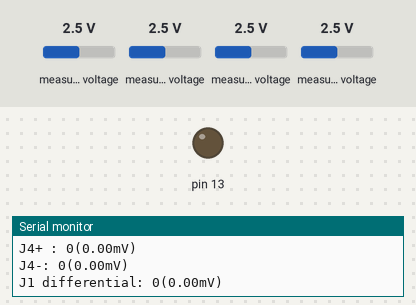
A sketch run on a simulated Arduino Uno, built with avr-gcc and run on an emulated ATmega328P. On the bench: output pins drawn as LEDs (lit = HIGH), the last lines printed to the serial monitor. The inputs (shaded band) are chosen by the test bench; at power-on: measured voltage 2.5 V. The local clock reads 2024-03-15 10:24:30 at power-on unless the sketch sets it; storage starts empty.

Above: at 0.7 s.
At 4.0 s:
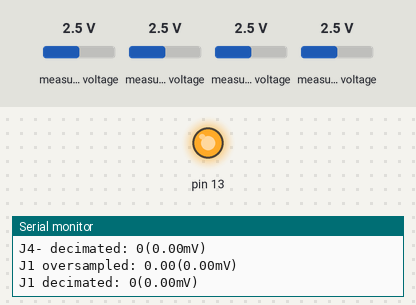
Timing chart, 0 to 6.6 s (numbered marks = the images above):
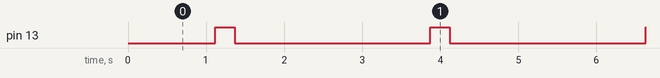

The sketch:

test-oversample-decimation.ino
```cpp
//edits: 12/13/2022 fixed subtraction error with J4 oversampling calculation; create .csv not .txt; fix oversampling issue re: dividing by sampleRate+1

#include <SPI.h>
#include <SD.h>
#include <Wire.h>
#include "RTClib.h"
#include "SdFat.h"
#include <Adafruit_ADS1X15.h> //ADC

#define FILE_NAME "over_dec.csv" //KEEP THIS AT OR UNDER 8 CHARACTERS DUMMY
#define ADS1015_GAIN 2
#define ADS1115_GAIN 0.03125
#define ADS1115_GAIN_DEC 0.0078125 //0.00390625 //e.g. sampleRate of 16 == GAIN_SIXTEEN

RTC_DS3231 rtc; //construct RTC
Adafruit_ADS1015 ads1015;  // Construct an ads1015
Adafruit_ADS1115 ads1115;  // Construct an ads1115

File datafile;

int delayTime = 1500; //take a reading every X/1000 seconds (plus delayBlink time)
int delayBlink = 250; //blink on/off every X/1000 seconds
//int sampleRate = 256; //16, (32) 64, (128) 256
int sampleRate = 16;
int sampleBit = 2; // 4 = 1, 16 = 2, 64 = 3, 256 = 4

//set variables for oversampling
float average_samples_one;
int over_samples_one;
uint16_t sum_samples_one;
uint16_t dec_samples_one;

float average_samples_plus;
int over_samples_plus;
uint16_t sum_samples_plus;
uint16_t dec_samples_plus;

float average_samples_minus;
int over_samples_minus;
uint16_t sum_samples_minus;
uint16_t dec_samples_minus;

// set rtc date and time timestamp to sd card
void dateTime(uint16_t* date, uint16_t* time) {
  DateTime now = rtc.now();

  // return date using FAT_DATE macro to format fields
  *date = FAT_DATE(now.year(), now.month(), now.day());

  // return time using FAT_TIME macro to format fields
  *time = FAT_TIME(now.hour(), now.minute(), now.second());
}


void setup()
{
  // initialize digital pin 13 as an output (blink)
  pinMode(13, OUTPUT);
  Serial.begin(9600);
  while (!Serial) {
    ; // wait for serial port to connect. Needed for native USB port only
  }

  Serial.print("Initializing SD card...");

  // setup SD card
  if (!SD.begin(4)) {
    Serial.println("sd card initialization failed!");
    while (1);
  }
  Serial.println("sd card initialization done.");

  // If file already exists, don't add a header. If it doesn't exist, then write a header.
  if (SD.exists(FILE_NAME)) {
    Serial.println("File exists, opening file...");
  } else {
    Serial.println("File doesn't exist, creating file and adding header");
    Serial.println("Opening file...");
    datafile = SD.open(FILE_NAME, FILE_WRITE);
    Serial.println("Writing header...");
    datafile.println("Date,Time,J1 diff (mV),J1 oversampled (mV),J2+ (mV),J3 diff (mV),J4 oversampled (mV), J4 (mV), J4+ (mV),J4- (mV), J4+ oversampled (mV),J4- oversampled (mV),J1 decimated (mV),J4+ decimated (mV),J4- decimated (mV),Coin battery (mV))");
    datafile.close();
    Serial.println("done.");
  }

  // setup RTC module
  //rtc.begin(0x68); RTC address is 0x68
  if (! rtc.begin()) {
    Serial.println("Couldn't find RTC");
    Serial.flush();
    while (1) delay(10);
  }

  // RUN THIS FIRST TIME to set the time on the RTC, then comment out and re-upload to avoid re-setting time to compilation date and time each time
  //rtc.adjust(DateTime(F(__DATE__), F(__TIME__)));

  if (rtc.lostPower()) {
    Serial.println("RTC lost power, let's set the time!");
    // When time needs to be set on a new device, or after a power loss, the following line sets the RTC to the date & time this sketch was compiled
    rtc.adjust(DateTime(F(__DATE__), F(__TIME__)));
  }

  //                                                                ADS1015  ADS1115
  //                                                                -------  -------
  // ads.setGain(GAIN_TWOTHIRDS);  // 2/3x gain +/- 6.144V  1 bit = 3mV      0.1875mV (default)
  // ads.setGain(GAIN_ONE);        // 1x gain   +/- 4.096V  1 bit = 2mV      0.125mV
  // ads.setGain(GAIN_TWO);        // 2x gain   +/- 2.048V  1 bit = 1mV      0.0625mV
  // ads.setGain(GAIN_FOUR);       // 4x gain   +/- 1.024V  1 bit = 0.5mV    0.03125mV
  // ads.setGain(GAIN_EIGHT);      // 8x gain   +/- 0.512V  1 bit = 0.25mV   0.015625mV
  // ads.setGain(GAIN_SIXTEEN);    // 16x gain  +/- 0.256V  1 bit = 0.125mV  0.0078125mV

   //Setup ADC 1015
    Serial.println("Getting differential reading from AIN0 (P) and AIN1 (N)");
    Serial.println("ADC Range: +/- 4.096V (1 bit = 2mV)");
    ads1015.setGain(GAIN_ONE); //set Gain for ADC 1015
    ads1015.begin(0x48); // Initialize ads1015 at the default address 0x48

   //Setup ADC 1115
   Serial.println("Getting differential reading from AIN0 (P) and AIN1 (N)");
   Serial.println("ADC Range: +/- 1.024V (1 bit = 0.03125mV)");
   ads1115.setGain(GAIN_FOUR); //set Gain for ADC 1115
   ads1115.begin(0x49);  // Initialize ads1115 at address 0x49
   ///12.288 / 65536 *1000
}

void loop()
{
  DateTime now = rtc.now();
    //date
    Serial.print(now.year(), DEC);
    Serial.print('/');
    Serial.print(now.month(), DEC);
    Serial.print('/');
    Serial.print(now.day(), DEC);
    Serial.print(", ");
    //time
    Serial.print(now.hour(), DEC);
    Serial.print(':');
    Serial.print(now.minute(), DEC);
    Serial.print(':');
    Serial.print(now.second(), DEC);
    Serial.println();

  // Set file date and time on sd card ("last modified")
  SdFile::dateTimeCallback(dateTime);

  // open the file. note that only one file can be open at a time,
  // so you have to close this one before opening another.
  datafile = SD.open(FILE_NAME, FILE_WRITE);

  // if the file opened okay, write to it:
  if (datafile){
    Serial.println("Writing to SD Card...");
    //date
    datafile.print(now.year(), DEC);
    datafile.print('/');
    datafile.print(now.month(), DEC);
    datafile.print('/');
    datafile.print(now.day(), DEC);
    datafile.print(',');
    //time
    datafile.print(now.hour(), DEC);
    datafile.print(':');
    datafile.print(now.minute(), DEC);
    datafile.print(':');
    datafile.print(now.second(), DEC);
    datafile.print(',');

    // Read ADC1015 inputs
    int16_t adc1_1, adc1_2, adc1_diff;
    adc1_1 = ads1015.readADC_SingleEnded(2); // Read A2
    Serial.print("J2+ : "); Serial.print(adc1_1); Serial.print("("); Serial.print(adc1_1 * ADS1015_GAIN); Serial.println("mV)");
    adc1_2 = ads1015.readADC_SingleEnded(3); // Read A3
    Serial.print("coin batt : "); Serial.print(adc1_2); Serial.print("("); Serial.print(adc1_2 * ADS1015_GAIN); Serial.println("mV)");
    adc1_diff = ads1015.readADC_Differential_0_1(); //Read A0/A1 differential
    Serial.print("J3 differential: "); Serial.print(adc1_diff); Serial.print("("); Serial.print(adc1_diff * ADS1015_GAIN); Serial.println("mV)");

    // Read ADC1115 inputs
    int16_t adc2_1, adc2_2, adc2_diff;
    adc2_1 = ads1115.readADC_SingleEnded(2);
    Serial.print("J4+ : "); Serial.print(adc2_1); Serial.print("("); Serial.print(adc2_1 * ADS1115_GAIN); Serial.println("mV)");
    adc2_2 = ads1115.readADC_SingleEnded(3);
    Serial.print("J4-: "); Serial.print(adc2_2); Serial.print("("); Serial.print(adc2_2 * ADS1115_GAIN); Serial.println("mV)");
    adc2_diff = ads1115.readADC_Differential_0_1();
    Serial.print("J1 differential: "); Serial.print(adc2_diff); Serial.print("("); Serial.print(adc2_diff * ADS1115_GAIN); Serial.println("mV)");

    // Oversampling J1+
    over_samples_one = sampleRate; //or do 64/256
    sum_samples_one = 0;
    for(int i = 0; i < over_samples_one; i++){
      int a = ads1115.readADC_Differential_0_1();
      //Serial.print(a);
      sum_samples_one += a;
      dec_samples_one = sum_samples_one >> sampleBit;
    }
    average_samples_one = sum_samples_one / over_samples_one;

    // Oversampling J4+
    over_samples_plus = sampleRate; //or do 64/256
    sum_samples_plus = 0;
    for(int i = 0; i < over_samples_plus; i++){
      int a = ads1115.readADC_SingleEnded(2);
      //Serial.print(a);
      sum_samples_plus += a;
      dec_samples_plus = sum_samples_plus >> sampleBit;
    }
    average_samples_plus = sum_samples_plus / over_samples_plus;

    // Oversampling J4-
    over_samples_minus = sampleRate; //or do 64/256
    sum_samples_minus = 0;
    for(int i = 0; i < over_samples_minus; i++){
      int a = ads1115.readADC_SingleEnded(3);
      //Serial.print(a);
      sum_samples_minus += a;
      dec_samples_minus = sum_samples_minus >> sampleBit;
    }
    average_samples_minus = sum_samples_minus / over_samples_minus;

    Serial.print("J4+ oversampled: "); Serial.print(average_samples_plus); Serial.print("("); Serial.print(average_samples_plus * ADS1115_GAIN); Serial.println("mV)");
    Serial.print("J4+ decimated: "); Serial.print(dec_samples_plus); Serial.print("("); Serial.print(dec_samples_plus * ADS1115_GAIN_DEC); Serial.println("mV)");
    Serial.print("J4- oversampled: "); Serial.print(average_samples_minus); Serial.print("("); Serial.print(average_samples_minus * ADS1115_GAIN); Serial.println("mV)");
    Serial.print("J4- decimated: "); Serial.print(dec_samples_minus); Serial.print("("); Serial.print(dec_samples_minus * ADS1115_GAIN_DEC); Serial.println("mV)");
    Serial.print("J1 oversampled: "); Serial.print(average_samples_one); Serial.print("("); Serial.print(average_samples_one * ADS1115_GAIN); Serial.println("mV)");
    Serial.print("J1 decimated: "); Serial.print(dec_samples_one); Serial.print("("); Serial.print(dec_samples_one * ADS1115_GAIN_DEC); Serial.println("mV)");

    // Write ADC inputs
    datafile.print(adc2_diff * ADS1115_GAIN); datafile.print(','); //J1+
    datafile.print(average_samples_one * ADS1115_GAIN); datafile.print(','); //J1+ oversampled
    datafile.print(adc1_1 * ADS1015_GAIN); datafile.print(','); //J2+
    datafile.print(adc1_diff * ADS1015_GAIN); datafile.print(','); //J3+
    datafile.print((average_samples_plus * ADS1115_GAIN) - (average_samples_minus * ADS1115_GAIN)); datafile.print(','); //J4 oversampled
    datafile.print((adc2_1 * ADS1115_GAIN) - (adc2_2 * ADS1115_GAIN)); datafile.print(','); //J4
    datafile.print(adc2_1 * ADS1115_GAIN); datafile.print(','); //J4+
    datafile.print(adc2_2 * ADS1115_GAIN); datafile.print(','); //J4-
    datafile.print(average_samples_plus * ADS1115_GAIN); datafile.print(','); //J4+ oversampled
    datafile.print(average_samples_minus * ADS1115_GAIN); datafile.print(','); //J4- oversampled
    datafile.print(dec_samples_one * ADS1115_GAIN_DEC); datafile.print(','); //J1 decimated
    datafile.print(dec_samples_plus * ADS1115_GAIN_DEC); datafile.print(','); //J1 decimated
    datafile.print(dec_samples_minus * ADS1115_GAIN_DEC); datafile.print(','); //J1 decimated
    datafile.println(adc1_2 * ADS1015_GAIN); //coin batt

    // close the file:
    datafile.close();
  } else {
    // if the file didn't open, print an error:
    Serial.println("error writing to file");
  }

    digitalWrite(13, HIGH);   // turn the LED on
    delay(delayBlink);              // wait for X/1000 seconds
    digitalWrite(13, LOW);    // turn the LED off by making the voltage LOW
    delay(delayBlink);              // wait for  X/1000 seconds

    delay(delayTime);
}
```

Measured:
- by itself, pin 13: alternates HIGH for 0.25 s and LOW for 2.5 s
